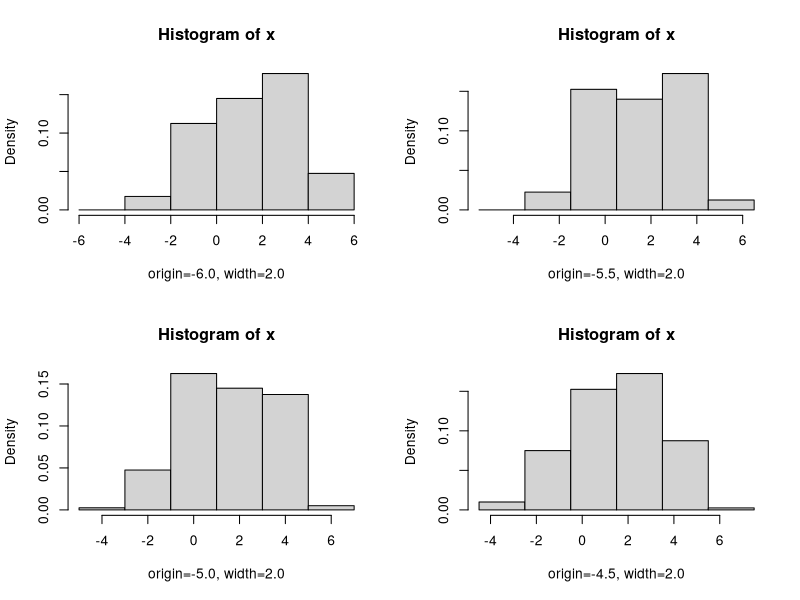

Here is the R script that generated this plot:
set.seed(1964)
x <- c(rnorm(100), 3+rnorm(100))

# histogram.pdf
pdf("histogram.pdf", bg="transparent")
par(mfrow=c(2,2))
diff=2
breaks=seq(-6, 6, diff)
hist(x, breaks, xlab=sprintf("origin=%.1f, width=%.1f", breaks[1], diff), freq=FALSE)
breaks=breaks+diff/4
hist(x, breaks, xlab=sprintf("origin=%.1f, width=%.1f", breaks[1], diff), freq=FALSE)
breaks=breaks+diff/4
hist(x, breaks, xlab=sprintf("origin=%.1f, width=%.1f", breaks[1], diff), freq=FALSE)
breaks=breaks+diff/4
hist(x, breaks, xlab=sprintf("origin=%.1f, width=%.1f", breaks[1], diff), freq=FALSE)
dev.off()
if (interactive()) browseURL(paste0(getwd(),"/histogram.pdf"))
